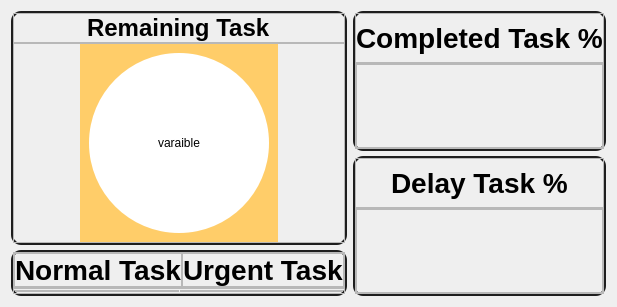
                  <widget class="QWidget" name="subcardFrame_3" native="true">
                   <property name="sizePolicy">
                    <sizepolicy hsizetype="Preferred" vsizetype="Expanding">
                     <horstretch>0</horstretch>
                     <verstretch>0</verstretch>
                    </sizepolicy>
                   </property>
                   <property name="maximumSize">
                    <size>
                     <width>16777215</width>
                     <height>16777215</height>
                    </size>
                   </property>
                   <property name="styleSheet">
                    <string notr="true">background-color: #ffff;</string>
                   </property>
                   <layout class="QHBoxLayout" name="horizontalLayout_40">
                    <item>
                     <widget class="QWidget" name="left_content" native="true">
                      <property name="minimumSize">
                       <size>
                        <width>240</width>
                        <height>0</height>
                       </size>
                      </property>
                      <property name="styleSheet">
                       <string notr="true">#widget{
border: 2px solid #1e1e1e;
border-radius: 10px
}</string>
                      </property>
                      <layout class="QVBoxLayout" name="verticalLayout_22">
                       <property name="spacing">
                        <number>5</number>
                       </property>
                       <property name="leftMargin">
                        <number>0</number>
                       </property>
                       <property name="topMargin">
                        <number>0</number>
                       </property>
                       <property name="rightMargin">
                        <number>0</number>
                       </property>
                       <property name="bottomMargin">
                        <number>0</number>
                       </property>
                       <item>
                        <widget class="QFrame" name="remain_task_detail_anal">
                         <property name="minimumSize">
                          <size>
                           <width>0</width>
                           <height>200</height>
                          </size>
                         </property>
                         <property name="cursor">
                          <cursorShape>ArrowCursor</cursorShape>
                         </property>
                         <property name="styleSheet">
                          <string notr="true">#remain_task_detail_anal{
border: 2px solid #1e1e1e;
border-radius: 10px
}</string>
                         </property>
                         <property name="frameShape">
                          <enum>QFrame::StyledPanel</enum>
                         </property>
                         <property name="frameShadow">
                          <enum>QFrame::Raised</enum>
                         </property>
                         <layout class="QVBoxLayout" name="verticalLayout_12">
                          <property name="spacing">
                           <number>0</number>
                          </property>
                          <property name="leftMargin">
                           <number>0</number>
                          </property>
                          <property name="topMargin">
                           <number>0</number>
                          </property>
                          <property name="rightMargin">
                           <number>0</number>
                          </property>
                          <property name="bottomMargin">
                           <number>0</number>
                          </property>
                          <item>
                           <widget class="QFrame" name="frame_30">
                            <property name="minimumSize">
                             <size>
                              <width>0</width>
                              <height>0</height>
                             </size>
                            </property>
                            <property name="maximumSize">
                             <size>
                              <width>400</width>
                              <height>60</height>
                             </size>
                            </property>
                            <property name="frameShape">
                             <enum>QFrame::StyledPanel</enum>
                            </property>
                            <property name="frameShadow">
                             <enum>QFrame::Raised</enum>
                            </property>
                            <layout class="QGridLayout" name="gridLayout_41">
                             <property name="leftMargin">
                              <number>0</number>
                             </property>
                             <property name="topMargin">
                              <number>0</number>
                             </property>
                             <property name="rightMargin">
                              <number>0</number>
                             </property>
                             <property name="bottomMargin">
                              <number>0</number>
                             </property>
                             <property name="spacing">
                              <number>0</number>
                             </property>
                             <item row="0" column="0" alignment="Qt::AlignHCenter|Qt::AlignBottom">
                              <widget class="QLabel" name="label_5">
                               <property name="font">
                                <font>
                                 <pointsize>18</pointsize>
                                 <bold>true</bold>
                                </font>
                               </property>
                               <property name="text">
                                <string>Remaining Task</string>
                               </property>
                              </widget>
                             </item>
                            </layout>
                           </widget>
                          </item>
                          <item>
                           <widget class="QFrame" name="frame_32">
                            <property name="frameShape">
                             <enum>QFrame::StyledPanel</enum>
                            </property>
                            <property name="frameShadow">
                             <enum>QFrame::Raised</enum>
                            </property>
                            <layout class="QGridLayout" name="gridLayout_38">
                             <property name="leftMargin">
                              <number>0</number>
                             </property>
                             <property name="topMargin">
                              <number>0</number>
                             </property>
                             <property name="rightMargin">
                              <number>0</number>
                             </property>
                             <property name="bottomMargin">
                              <number>0</number>
                             </property>
                             <property name="spacing">
                              <number>0</number>
                             </property>
                             <item row="0" column="0" alignment="Qt::AlignHCenter">
                              <widget class="QFrame" name="frame_33">
                               <property name="sizePolicy">
                                <sizepolicy hsizetype="Fixed" vsizetype="Fixed">
                                 <horstretch>0</horstretch>
                                 <verstretch>0</verstretch>
                                </sizepolicy>
                               </property>
                               <property name="styleSheet">
                                <string notr="true">#frame_33 {
    background-color: #ffcd69;
    border:;
    border-radius: 102px;
}
</string>
                               </property>
                               <property name="frameShape">
                                <enum>QFrame::StyledPanel</enum>
                               </property>
                               <property name="frameShadow">
                                <enum>QFrame::Raised</enum>
                               </property>
                               <layout class="QGridLayout" name="gridLayout_40">
                                <item row="0" column="0">
                                 <widget class="QFrame" name="frame_34">
                                  <property name="sizePolicy">
                                   <sizepolicy hsizetype="Fixed" vsizetype="Fixed">
                                    <horstretch>0</horstretch>
                                    <verstretch>0</verstretch>
                                   </sizepolicy>
                                  </property>
                                  <property name="minimumSize">
                                   <size>
                                    <width>180</width>
                                    <height>180</height>
                                   </size>
                                  </property>
                                  <property name="styleSheet">
                                   <string notr="true">#frame_34 {
    background-color: #ffffff;
    border:;
    border-radius: 90px;
}
</string>
                                  </property>
                                  <property name="frameShape">
                                   <enum>QFrame::StyledPanel</enum>
                                  </property>
                                  <property name="frameShadow">
                                   <enum>QFrame::Raised</enum>
                                  </property>
                                  <layout class="QGridLayout" name="gridLayout_39">
                                   <item row="0" column="0" alignment="Qt::AlignHCenter">
                                    <widget class="QLabel" name="label_6">
                                     <property name="text">
                                      <string>varaible</string>
                                     </property>
                                    </widget>
                                   </item>
                                  </layout>
                                 </widget>
                                </item>
                               </layout>
                              </widget>
                             </item>
                            </layout>
                           </widget>
                          </item>
                         </layout>
                        </widget>
                       </item>
                       <item>
                        <widget class="QFrame" name="all_time_anal">
                         <property name="styleSheet">
                          <string notr="true">#all_time_anal{
border: 2px solid #1e1e1e;
border-radius: 10px
}

#anal1,#anal2, #completed_anal,#pass_due_anal{
border: 2px solid #1e1e1e;
border-radius: 10px
}</string>
                         </property>
                         <property name="frameShape">
                          <enum>QFrame::StyledPanel</enum>
                         </property>
                         <property name="frameShadow">
                          <enum>QFrame::Raised</enum>
                         </property>
                         <layout class="QVBoxLayout" name="verticalLayout_10">
                          <property name="spacing">
                           <number>0</number>
                          </property>
                          <property name="leftMargin">
                           <number>0</number>
                          </property>
                          <property name="topMargin">
                           <number>0</number>
                          </property>
                          <property name="rightMargin">
                           <number>0</number>
                          </property>
                          <property name="bottomMargin">
                           <number>0</number>
                          </property>
                          <item>
                           <widget class="QFrame" name="frame_19">
                            <property name="maximumSize">
                             <size>
                              <width>16777215</width>
                              <height>40</height>
                             </size>
                            </property>
                            <property name="font">
                             <font>
                              <pointsize>16</pointsize>
                              <bold>false</bold>
                             </font>
                            </property>
                            <property name="frameShape">
                             <enum>QFrame::StyledPanel</enum>
                            </property>
                            <property name="frameShadow">
                             <enum>QFrame::Raised</enum>
                            </property>
                            <layout class="QHBoxLayout" name="horizontalLayout_17">
                             <property name="spacing">
                              <number>0</number>
                             </property>
                             <property name="leftMargin">
                              <number>0</number>
                             </property>
                             <property name="topMargin">
                              <number>0</number>
                             </property>
                             <property name="rightMargin">
                              <number>0</number>
                             </property>
                             <property name="bottomMargin">
                              <number>0</number>
                             </property>
                             <item>
                              <widget class="QFrame" name="frame_29">
                               <property name="frameShape">
                                <enum>QFrame::StyledPanel</enum>
                               </property>
                               <property name="frameShadow">
                                <enum>QFrame::Raised</enum>
                               </property>
                               <layout class="QGridLayout" name="gridLayout_18">
                                <property name="leftMargin">
                                 <number>0</number>
                                </property>
                                <property name="topMargin">
                                 <number>0</number>
                                </property>
                                <property name="rightMargin">
                                 <number>0</number>
                                </property>
                                <property name="bottomMargin">
                                 <number>0</number>
                                </property>
                                <property name="spacing">
                                 <number>0</number>
                                </property>
                                <item row="0" column="0" alignment="Qt::AlignHCenter">
                                 <widget class="QLabel" name="label">
                                  <property name="font">
                                   <font>
                                    <pointsize>21</pointsize>
                                    <bold>true</bold>
                                   </font>
                                  </property>
                                  <property name="text">
                                   <string>Normal Task</string>
                                  </property>
                                 </widget>
                                </item>
                               </layout>
                              </widget>
                             </item>
                             <item>
                              <widget class="QFrame" name="frame_31">
                               <property name="frameShape">
                                <enum>QFrame::StyledPanel</enum>
                               </property>
                               <property name="frameShadow">
                                <enum>QFrame::Raised</enum>
                               </property>
                               <layout class="QGridLayout" name="gridLayout_17">
                                <property name="leftMargin">
                                 <number>0</number>
                                </property>
                                <property name="topMargin">
                                 <number>0</number>
                                </property>
                                <property name="rightMargin">
                                 <number>0</number>
                                </property>
                                <property name="bottomMargin">
                                 <number>0</number>
                                </property>
                                <property name="spacing">
                                 <number>0</number>
                                </property>
                                <item row="0" column="0" alignment="Qt::AlignHCenter">
                                 <widget class="QLabel" name="label_7">
                                  <property name="font">
                                   <font>
                                    <pointsize>21</pointsize>
                                    <bold>true</bold>
                                   </font>
                                  </property>
                                  <property name="text">
                                   <string>Urgent Task</string>
                                  </property>
                                 </widget>
                                </item>
                               </layout>
                              </widget>
                             </item>
                            </layout>
                           </widget>
                          </item>
                          <item>
                           <widget class="QFrame" name="frame_24">
                            <property name="frameShape">
                             <enum>QFrame::StyledPanel</enum>
                            </property>
                            <property name="frameShadow">
                             <enum>QFrame::Raised</enum>
                            </property>
                            <layout class="QHBoxLayout" name="horizontalLayout_3" stretch="0,0">
                             <property name="spacing">
                              <number>1</number>
                             </property>
                             <property name="leftMargin">
                              <number>1</number>
                             </property>
                             <property name="topMargin">
                              <number>1</number>
                             </property>
                             <property name="rightMargin">
                              <number>1</number>
                             </property>
                             <property name="bottomMargin">
                              <number>1</number>
                             </property>
                             <item>
                              <widget class="QFrame" name="urgent_task_anal">
                               <property name="frameShape">
                                <enum>QFrame::StyledPanel</enum>
                               </property>
                               <property name="frameShadow">
                                <enum>QFrame::Raised</enum>
                               </property>
                              </widget>
                             </item>
                             <item>
                              <widget class="QFrame" name="normal_task_anal">
                               <property name="frameShape">
                                <enum>QFrame::StyledPanel</enum>
                               </property>
                               <property name="frameShadow">
                                <enum>QFrame::Raised</enum>
                               </property>
                              </widget>
                             </item>
                            </layout>
                           </widget>
                          </item>
                         </layout>
                        </widget>
                       </item>
                      </layout>
                     </widget>
                    </item>
                    <item>
                     <widget class="QWidget" name="right_content" native="true">
                      <property name="minimumSize">
                       <size>
                        <width>200</width>
                        <height>0</height>
                       </size>
                      </property>
                      <property name="styleSheet">
                       <string notr="true">#right_content_detail1 ,#right_content_detail2, #right_content_detail3{
border: 2px solid #1e1e1e;
border-radius: 10px
}

#right_content_header{
/*border: 2px solid #1e1e1e;
border-radius: 10px*/
}</string>
                      </property>
                      <layout class="QVBoxLayout" name="verticalLayout_8">
                       <property name="spacing">
                        <number>5</number>
                       </property>
                       <property name="leftMargin">
                        <number>0</number>
                       </property>
                       <property name="topMargin">
                        <number>0</number>
                       </property>
                       <property name="rightMargin">
                        <number>0</number>
                       </property>
                       <property name="bottomMargin">
                        <number>0</number>
                       </property>
                       <item>
                        <widget class="QFrame" name="right_content_detail1">
                         <property name="enabled">
                          <bool>true</bool>
                         </property>
                         <property name="minimumSize">
                          <size>
                           <width>0</width>
                           <height>140</height>
                          </size>
                         </property>
                         <property name="styleSheet">
                          <string notr="true"/>
                         </property>
                         <property name="frameShape">
                          <enum>QFrame::StyledPanel</enum>
                         </property>
                         <property name="frameShadow">
                          <enum>QFrame::Raised</enum>
                         </property>
                         <layout class="QVBoxLayout" name="verticalLayout_7">
                          <property name="spacing">
                           <number>0</number>
                          </property>
                          <property name="leftMargin">
                           <number>0</number>
                          </property>
                          <property name="topMargin">
                           <number>0</number>
                          </property>
                          <property name="rightMargin">
                           <number>0</number>
                          </property>
                          <property name="bottomMargin">
                           <number>0</number>
                          </property>
                          <item>
                           <widget class="QFrame" name="frame_35">
                            <property name="maximumSize">
                             <size>
                              <width>16777215</width>
                              <height>50</height>
                             </size>
                            </property>
                            <property name="styleSheet">
                             <string notr="true">item-align:center;</string>
                            </property>
                            <property name="frameShape">
                             <enum>QFrame::StyledPanel</enum>
                            </property>
                            <property name="frameShadow">
                             <enum>QFrame::Raised</enum>
                            </property>
                            <layout class="QVBoxLayout" name="verticalLayout_13">
                             <property name="spacing">
                              <number>0</number>
                             </property>
                             <property name="leftMargin">
                              <number>0</number>
                             </property>
                             <property name="topMargin">
                              <number>0</number>
                             </property>
                             <property name="rightMargin">
                              <number>0</number>
                             </property>
                             <property name="bottomMargin">
                              <number>0</number>
                             </property>
                             <item alignment="Qt::AlignHCenter">
                              <widget class="QLabel" name="label_2">
                               <property name="font">
                                <font>
                                 <pointsize>21</pointsize>
                                 <bold>true</bold>
                                </font>
                               </property>
                               <property name="text">
                                <string>Completed Task %</string>
                               </property>
                              </widget>
                             </item>
                            </layout>
                           </widget>
                          </item>
                          <item>
                           <widget class="QFrame" name="frame_25">
                            <property name="frameShape">
                             <enum>QFrame::StyledPanel</enum>
                            </property>
                            <property name="frameShadow">
                             <enum>QFrame::Raised</enum>
                            </property>
                            <layout class="QGridLayout" name="gridLayout_34">
                             <property name="leftMargin">
                              <number>0</number>
                             </property>
                             <property name="topMargin">
                              <number>0</number>
                             </property>
                             <property name="rightMargin">
                              <number>0</number>
                             </property>
                             <property name="bottomMargin">
                              <number>0</number>
                             </property>
                             <property name="spacing">
                              <number>0</number>
                             </property>
                             <item row="0" column="0">
                              <widget class="QFrame" name="frame_26">
                               <property name="frameShape">
                                <enum>QFrame::StyledPanel</enum>
                               </property>
                               <property name="frameShadow">
                                <enum>QFrame::Raised</enum>
                               </property>
                              </widget>
                             </item>
                            </layout>
                           </widget>
                          </item>
                         </layout>
                        </widget>
                       </item>
                       <item>
                        <widget class="QFrame" name="right_content_detail2">
                         <property name="minimumSize">
                          <size>
                           <width>150</width>
                           <height>140</height>
                          </size>
                         </property>
                         <property name="frameShape">
                          <enum>QFrame::StyledPanel</enum>
                         </property>
                         <property name="frameShadow">
                          <enum>QFrame::Raised</enum>
                         </property>
                         <layout class="QGridLayout" name="gridLayout_29">
                          <property name="leftMargin">
                           <number>0</number>
                          </property>
                          <property name="topMargin">
                           <number>0</number>
                          </property>
                          <property name="rightMargin">
                           <number>0</number>
                          </property>
                          <property name="bottomMargin">
                           <number>0</number>
                          </property>
                          <property name="spacing">
                           <number>0</number>
                          </property>
                          <item row="0" column="0">
                           <widget class="QFrame" name="frame_36">
                            <property name="maximumSize">
                             <size>
                              <width>16777215</width>
                              <height>50</height>
                             </size>
                            </property>
                            <property name="styleSheet">
                             <string notr="true">item-align:center;</string>
                            </property>
                            <property name="frameShape">
                             <enum>QFrame::StyledPanel</enum>
                            </property>
                            <property name="frameShadow">
                             <enum>QFrame::Raised</enum>
                            </property>
                            <layout class="QVBoxLayout" name="verticalLayout_16">
                             <property name="spacing">
                              <number>0</number>
                             </property>
                             <property name="leftMargin">
                              <number>0</number>
                             </property>
                             <property name="topMargin">
                              <number>0</number>
                             </property>
                             <property name="rightMargin">
                              <number>0</number>
                             </property>
                             <property name="bottomMargin">
                              <number>0</number>
                             </property>
                             <item alignment="Qt::AlignHCenter">
                              <widget class="QLabel" name="label_3">
                               <property name="font">
                                <font>
                                 <pointsize>21</pointsize>
                                 <bold>true</bold>
                                </font>
                               </property>
                               <property name="text">
                                <string>Delay Task %</string>
                               </property>
                              </widget>
                             </item>
                            </layout>
                           </widget>
                          </item>
                          <item row="1" column="0">
                           <widget class="QFrame" name="frame_27">
                            <property name="frameShape">
                             <enum>QFrame::StyledPanel</enum>
                            </property>
                            <property name="frameShadow">
                             <enum>QFrame::Raised</enum>
                            </property>
                            <layout class="QGridLayout" name="gridLayout_42">
                             <property name="leftMargin">
                              <number>0</number>
                             </property>
                             <property name="topMargin">
                              <number>0</number>
                             </property>
                             <property name="rightMargin">
                              <number>0</number>
                             </property>
                             <property name="bottomMargin">
                              <number>0</number>
                             </property>
                             <property name="spacing">
                              <number>0</number>
                             </property>
                             <item row="0" column="0">
                              <widget class="QFrame" name="frame_28">
                               <property name="frameShape">
                                <enum>QFrame::StyledPanel</enum>
                               </property>
                               <property name="frameShadow">
                                <enum>QFrame::Raised</enum>
                               </property>
                              </widget>
                             </item>
                            </layout>
                           </widget>
                          </item>
                         </layout>
                        </widget>
                       </item>
                      </layout>
                     </widget>
                    </item>
                   </layout>
                  </widget>
